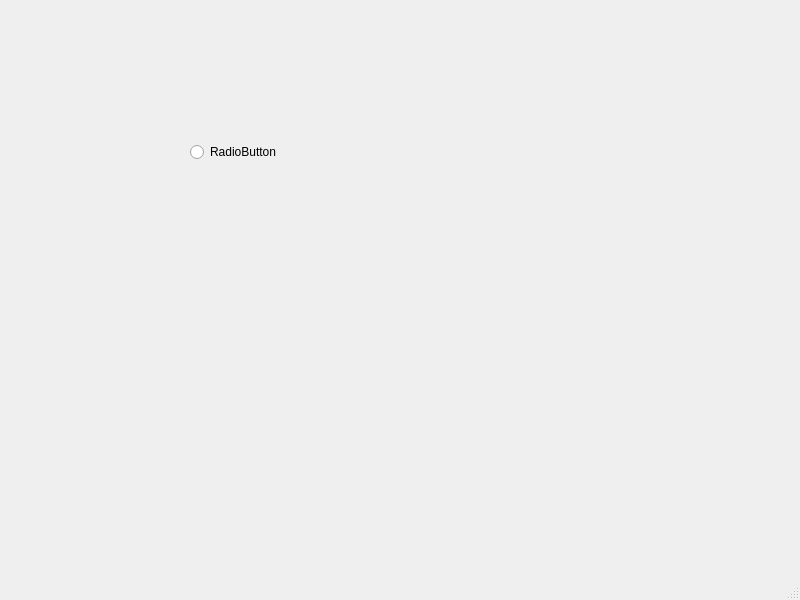
<?xml version="1.0" encoding="UTF-8"?>
<ui version="4.0">
 <class>secondWindow</class>
 <widget class="QMainWindow" name="secondWindow">
  <property name="geometry">
   <rect>
    <x>0</x>
    <y>0</y>
    <width>800</width>
    <height>600</height>
   </rect>
  </property>
  <property name="windowTitle">
   <string>MainWindow</string>
  </property>
  <widget class="QWidget" name="centralwidget">
   <widget class="QRadioButton" name="radioButton">
    <property name="geometry">
     <rect>
      <x>190</x>
      <y>140</y>
      <width>109</width>
      <height>24</height>
     </rect>
    </property>
    <property name="text">
     <string>RadioButton</string>
    </property>
   </widget>
  </widget>
  <widget class="QMenuBar" name="menubar">
   <property name="geometry">
    <rect>
     <x>0</x>
     <y>0</y>
     <width>800</width>
     <height>23</height>
    </rect>
   </property>
  </widget>
  <widget class="QStatusBar" name="statusbar"/>
 </widget>
 <resources/>
 <connections/>
</ui>
